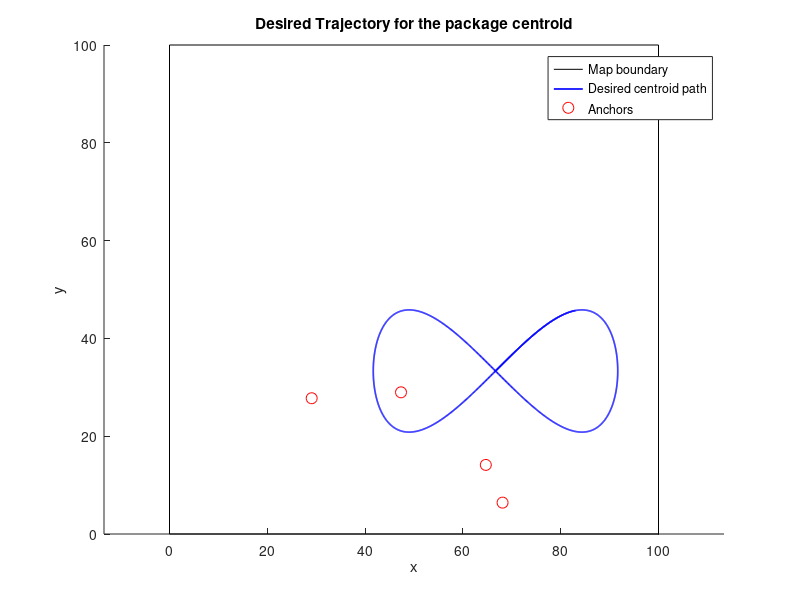

Here is the MATLAB script that generated this plot: (Note: this script raises an error after producing the figure.)
%% Formation Control
% The objective of this script is to make the sworm of robot to follow a
% desired trajectory, maintaining a circle formation around the object to
% carry.
% We assume to know:
% -temporal law of the trajectory
% -robots already in the initial position perfectly around the object,
% pointing in the direction of the trajectory to follow.
% The robots have to estimate their position through an EKF algorithm that
% updates the predicted estimate with a measure of distance between the
% robots and some fixed anchors (whose positions are known). The
% orientation is treated separately, using a specific sensor.
clc; clear all; close all;

%% Simulation Parameters
Ts = 0.05;            % timestep
Tfinal = 70;           % total sim time (s)
K = round(Tfinal/Ts);
form_R = 3;           % formation radius around package centroid
%% Uncertainties
noise_std = 0.3; % [m] std on the distance measures with the anchors
sigma_theta = 0.02; % [RAD] std on the orientation measure 
Q = 0.1*eye(2); % process noise covariance (set to zero if no uncertainty on the model)

%% Building the environment (only inbound zone)
width = 100;
height = 100;
map.W = width;
map.H = height;
map.polygon = [0 0; map.W 0; map.W map.H; 0 map.H];

%% Anchors
Nanchors = 4;
anchors = zeros(Nanchors,2);
anchors(:,1) = map.W * rand(Nanchors,1);
anchors(:,2) = map.H * rand(Nanchors,1);

%% Initialization of package position (initial centroid)
Package.c(1) = map.W/1.5;
Package.c(2) = map.H/3;

%% Desired trajectory for the package (figure-eight path using Lissajous curve)
c_center = [Package.c(1); Package.c(2)];
traj_Amp = 25;                % trajectory amplitude
omega_traj = 0.1;             % angular frequency

for k = 1:K
    t = (k-1)*Ts;

    % Figure-eight trajectory (Lissajous curve)
    c_des(:,k) = c_center + [traj_Amp * sin(omega_traj * t);
                             traj_Amp * sin(2 * omega_traj * t) / 2];

    % Velocity (time derivative)
    c_des_dot(:,k) = [traj_Amp * omega_traj * cos(omega_traj * t);
                      traj_Amp * omega_traj * cos(2 * omega_traj * t)];

    % Orientation angle (continuous theta)
    if atan2(c_des_dot(2,k), c_des_dot(1,k)) >= 0
        theta_des(k) = atan2(c_des_dot(2,k), c_des_dot(1,k));
    else
        theta_des(k) = atan2(c_des_dot(2,k), c_des_dot(1,k)) + 2*pi;
    end
end


%% Plot desired trajectory and anchors (static)
fig = 0; %initialization for figure index
fig = fig+1;
figure(fig); clf; hold on; axis equal;
plot([0 map.W map.W 0 0],[0 0 map.H map.H 0],'k-'); % outline
plot(c_des(1,:),c_des(2,:),'b-','LineWidth',1.2);
plot(anchors(:,1),anchors(:,2),'ro','MarkerFaceColor','w','MarkerSize',8)
title('Desired Trajectory for the package centroid');
xlabel('x'); ylabel('y');
legend('Map boundary','Desired centroid path','Anchors');

% fig = fig+1;
% figure(fig);
% plot(linspace(1,Tfinal,length(theta_des)), theta_des(:)*180/pi);


%% Robots
Nrobots = 5;
Robots(Nrobots,1) = rob();
% Initial formation angles around the package
phi = linspace(0, 2*pi, Nrobots + 1); phi = phi(1:end-1);

%% Initial robot states (x,y,theta)
for i = 1:Nrobots
    Robots(i).id = i;
    Robots(i).x = zeros(3,1);
    Robots(i).x(1) = Package.c(1) + form_R * cos(phi(i)) + 0.2*randn(); % X
    Robots(i).x(2) = Package.c(2) + form_R * sin(phi(i)) + 0.2*randn(); % Y
    Robots(i).x(3) = theta_des(1); % heading
end

%% Initialisation for the estimation algorithm (recursive least square)
% We can't use EKF for the estimate's initialization (static situation)
for i = 1:Nrobots
    distances = sqrt(sum((anchors - [Robots(i).x(1), Robots(i).x(2)]).^2, 2));
    distances_noisy = distances + noise_std * randn(Nanchors, 1);

    [H,z,C] = trilateration(anchors, distances_noisy, 0.1);
    P = (H'*C^-1*H)^-1;
    x_ls = P*H'*C^-1*z;
    Robots(i).x_est(1) = x_ls(1);
    Robots(i).x_est(2) = x_ls(2);
    Robots(i).x_est(3) = Robots(i).x(3); % initial estimate on initial theta = exact initial theta
  
    P_values = [P, zeros(2, 1); zeros(1, 3)];
    P_values(3,3) = 0.1;
    Robots(i).P = P_values;
    
end

%% Initialisation for the control inputs
% initial zero control input
for i=1:Nrobots
    Robots(i).u = 0;
    Robots(i).omega = 0;
end


%% Controller gains and limits
k_rho   = 2.0;      % linear
k_alpha = 1.0;      % bearing
k_beta  = -1.0;     % final heading (must be negative)
v_max = 5.0;         % m/s
omega_max = 1.0;     % rad/s

%% Initialize figure for animation
fig = fig+1;
figure(fig); clf; hold on; axis equal;
plot([0 map.W map.W 0 0],[0 0 map.H map.H 0],'k-'); % outline
plot(anchors(:,1),anchors(:,2),'ro','MarkerFaceColor','w','MarkerSize',8)
h_des_path = plot(NaN,NaN,'b-'); % desired centroid path shown progressively
h_robots = gobjects(Nrobots,1);
for i=1:Nrobots
    h_robots(i) = plot(Robots(i).x(1), Robots(i).x(2), 'bo', 'MarkerFaceColor','w');
end
h_package = plot(Package.c(1), Package.c(2), 'ro', 'MarkerFaceColor','g', 'MarkerSize',8);
title('Robots following desired centroid while maintaining formation');
xlabel('x'); ylabel('y'); grid on;
legend('','Anchors','Desired Path','Robots','Package centroid','Location','bestoutside');

% define vector for actual package traj
act_traj = zeros(2,K);

%% Simulation loop
dt = Ts;
for k = 2:K
    % Current desired centroid and orientation
    % NB We make the hyp that these quantities are known
    cd = c_des(:,k);
    thd = theta_des(k);
    
    % For plotting desired path up to current time
    set(h_des_path,'XData',c_des(1,1:k),'YData',c_des(2,1:k));
    
    % For each robot compute desired formation position and control
    for i = 1:Nrobots
        % desired relative angle for this robot (rotate formation with theta_des)
        desired_theta = thd; %-> desired orientation of each robot is the same orientation of the package: to be revised!!
        desired_pos = cd + form_R * [cos(desired_theta + phi(i) - pi/2); sin(desired_theta + phi(i) - pi/2)];
        
        % Current robot state
        x_i = Robots(i).x(1);
        y_i = Robots(i).x(2);
        th_i = Robots(i).x(3);

        % Measure of distances wrt anchors and orientation
        distances = sqrt(sum((anchors - [Robots(i).x(1), Robots(i).x(2)]).^2, 2));
        distances_noisy = distances + noise_std * randn(Nanchors, 1);
        z_theta = th_i + sigma_theta*randn();

        % Estimation of position and orientation using EKF (based on the last control input)
        [Robots(i).x_est, Robots(i).P] = unicycle_ekf(Robots(i).x_est, Robots(i).P, Robots(i).u, Robots(i).omega, Ts, anchors, distances_noisy, noise_std, Q, sigma_theta, z_theta);
         % Compute (proportional) unicycle control to reach desired_pos and orientation aligned with theta_des
         % Choose type of controller:
         % 1) GPT proportional control
         % 2) Simple proportional controller

        % [Robots(i).u, Robots(i).omega] = unicycle_controller1(Robots(i).x_est, desired_pos, desired_theta, k_rho, k_alpha,k_beta, v_max, omega_max);
        [Robots(i).u, Robots(i).omega] = unicycle_controller1(Robots(i).x_est, cd, desired_theta, k_rho, k_alpha,k_beta, v_max, omega_max);
        
        % Integrate unicycle dynamics (simple Euler)
        x_i = x_i + Robots(i).u * cos(th_i) * dt;
        y_i = y_i + Robots(i).u * sin(th_i) * dt;
        th_i = wrapToPi(th_i + Robots(i).omega * dt);
        
        Robots(i).x = [x_i; y_i; th_i];
    end
    
    % Update package centroid as the mean of robot positions
    avg_state = mean(reshape([Robots.x],3,[])',1)'; % Avg robots state
    Package.c = avg_state(1:2); % Extract only the x and y components
    act_traj(:,k) = Package.c;
    
    % Update plotting
    for i=1:Nrobots
        set(h_robots(i),'XData',Robots(i).x(1),'YData',Robots(i).x(2));
    end
    set(h_package,'XData',Package.c(1),'YData',Package.c(2));
    
    drawnow limitrate nocallbacks;
end

% err_traj = sqrt((act_traj(1,:)-c_des(1,:)).^2+(act_traj(1,:)-c_des(2,:)).^2);
% fig = fig+1;
% figure(fig); hold on;
% plot(linspace(1,400,K),err_traj,'-')




%%  Controller function (proportional unicycle controller) ---

function [v, omega] = unicycle_controller1(state, p_des, th_des, ...
                                               k_rho, k_alpha, k_beta, ...
                                               v_max, omega_max)
% state : [x; y; theta]
% p_des : desired position [x; y]
% th_des: desired final heading
% gains : k_rho>0, k_alpha>0, k_beta<0 (with k_alpha > k_rho recommended)

    x = state(1); y = state(2); th = state(3);
    dx = p_des(1) - x;
    dy = p_des(2) - y;

    rho   = hypot(dx, dy);
    alpha = atan2(dy, dx) - th;         % bearing error
    alpha = atan2(sin(alpha), cos(alpha));
    beta  = th_des - th - alpha;        % heading-at-goal error
    beta  = atan2(sin(beta), cos(beta));

    % Core law (robust, Lyapunov-based)
    v     = k_rho  * rho * cos(alpha);
    omega = k_alpha* alpha + k_beta * beta;

    % Optional: slow down when turning hard (helps with noise / sharp corners)
    v = v / (1 + 0.5*abs(alpha));

    % Saturations
    v     = max(-v_max, min(v_max, v));
    omega = max(-omega_max, min(omega_max, omega));
end

function [v, omega] = unicycle_controller2(state, p_des, th_des, ...
                                               k_rho, k_alpha, k_beta, ...
                                               v_max, omega_max)
% state : [x; y; theta]
% p_des : desired position [x; y]
% th_des: desired final heading
% gains : k_rho>0, k_alpha>0 (with k_alpha > k_rho recommended)

    x = state(1); y = state(2); th = state(3);
    dx = p_des(1) - x;
    dy = p_des(2) - y;

    rho   = norm([dx, dy]);
    alpha = atan2(dy, dx) - th;         % bearing error
    alpha = atan2(sin(alpha), cos(alpha));

    % Core law (simple proportional)
    v     = k_rho  * rho;
    omega = k_alpha* alpha;
end

%% Function for angle conversion
function t = wrapToPi(t)
    t = atan2(sin(t), cos(t));
end

%% Extended Kalman filter
function [state_est, P_est] = unicycle_ekf( ...
    state, P, v, omega, dt, anchors, distances, noise_std, Q, sigma_theta, z_theta)
% state = [x; y; theta]
% P     = 3x3 covariance
% v, omega = control inputs (omega used for prediction only)
% dt = timestep
% anchors = Nx2 anchor positions
% distances = Nx1 measured ranges to anchors
% noise_std = std of individual range measurements (used by trilateration)
% Q = 3x3 process noise covariance
% sigma_theta = std of the orientation sensor (rad)
% z_theta = measured orientation (rad) from the orientation sensor

    % --- Prediction ---
    x = state(1);
    y = state(2);
    th = state(3);

    % Nonlinear motion model
    x_pred  = x + v*dt*cos(th);
    y_pred  = y + v*dt*sin(th);
    th_pred = th + omega*dt;

    state_pred = [x_pred; y_pred; th_pred];

    % Jacobian A = df/dx evaluated at current state
    A = [1, 0, -v*dt*sin(th);
         0, 1,  v*dt*cos(th);
         0, 0,  1];
    % Jacobian G (effect of disturbances on the model)
    G = [ dt*cos(th), 0; 
          dt*sin(th), 0;
                0      , dt ];
    % Predicted covariance
    P_pred = A * P * A' + G * Q * G';

    % --- Measurement (trilateration for x,y) ---
    % trilateration returns H_xy (m-1 x 2), z_tril ((m-1)x1), and C ((m-1)x(m-1))
    [H_xy, z_tril, C] = trilateration(anchors, distances, noise_std);

    % Number of pseudo-range equations
    m = size(H_xy,1);

    % Extend H to include theta state and add orientation measurement row
    H_pos_extended = [H_xy, zeros(m,1)];   % m x 3
    H_theta = [0, 0, 1];                   % 1 x 3

    % Stack H and z
    H = [H_pos_extended; H_theta];         % (m+1) x 3
    z_stack = [z_tril; z_theta];           % (m+1) x 1

    % Predicted measurement (h) for the stack:
    h_pos = H_xy * state_pred(1:2);        % m x 1
    h_theta = state_pred(3);               % 1 x 1
    h_stack = [h_pos; h_theta];            % (m+1) x 1

    % Innovation (measurement residual)
    y_innov = z_stack - h_stack;

    % Normalize angular innovation (last element) to [-pi,pi]
    y_innov(end) = atan2(sin(y_innov(end)), cos(y_innov(end)));

    % Measurement covariance (stacked): trilateration C and orientation sigma
    C_new = blkdiag(C, sigma_theta^2);         % (m+1) x (m+1)

    % Kalman gain
    S = H * P_pred * H' + C_new;
    K = P_pred * H' / S;

    % State update
    dx = K * y_innov;
    state_est = state_pred + dx;

    % Normalize estimated theta to [-pi,pi]
    state_est(3) = atan2(sin(state_est(3)), cos(state_est(3)));

    % Covariance update (Joseph form can be used for numerical stability)
    I = eye(size(P));
    P_est = (I - K*H) * P_pred * (I - K*H)' + K * C_new * K';
end

%% trilateration function 
function [H,z,C] = trilateration(anchors, distances, noise_std)
    % Number of anchors
    n = size(anchors, 1);
    
    % Initialize matrices
    H = zeros(n-1, 2);
    z = zeros(n-1, 1);
    C = zeros(n-1);
    
    % Iterate over all anchors
    for i = 1:n-1
        % Fill the matrices
        H(i, :) = 2*[anchors(i+1, 1) - anchors(i, 1), anchors(i+1, 2) - anchors(i, 2)];
        z(i) = - distances(i+1)^2  + distances(i)^2 + anchors(i+1, 1)^2 - anchors(i, 1)^2 + anchors(i+1, 2)^2 - anchors(i, 2)^2;
        % Fill the covariance matrix
        if i == 1
            C(i,i) = 4 * noise_std^2 * (distances(i+1)^2 + distances(i)^2);
            if n > 2
                C(i,i+1) = -4 * noise_std^2 * distances(i+1)^2;
            end
        elseif i < n-1
            C(i,i-1) = -4 * noise_std^2 * distances(i)^2;
            C(i,i) = 4 * noise_std^2 * (distances(i+1)^2 + distances(i)^2);
            C(i,i+1) = -4 * noise_std^2 * distances(i+1)^2;
        else
            C(i,i-1) = -4 * noise_std^2 * distances(i)^2;
            C(i,i) = 4 * noise_std^2 * (distances(i+1)^2 + distances(i)^2);
        end
    end
end
